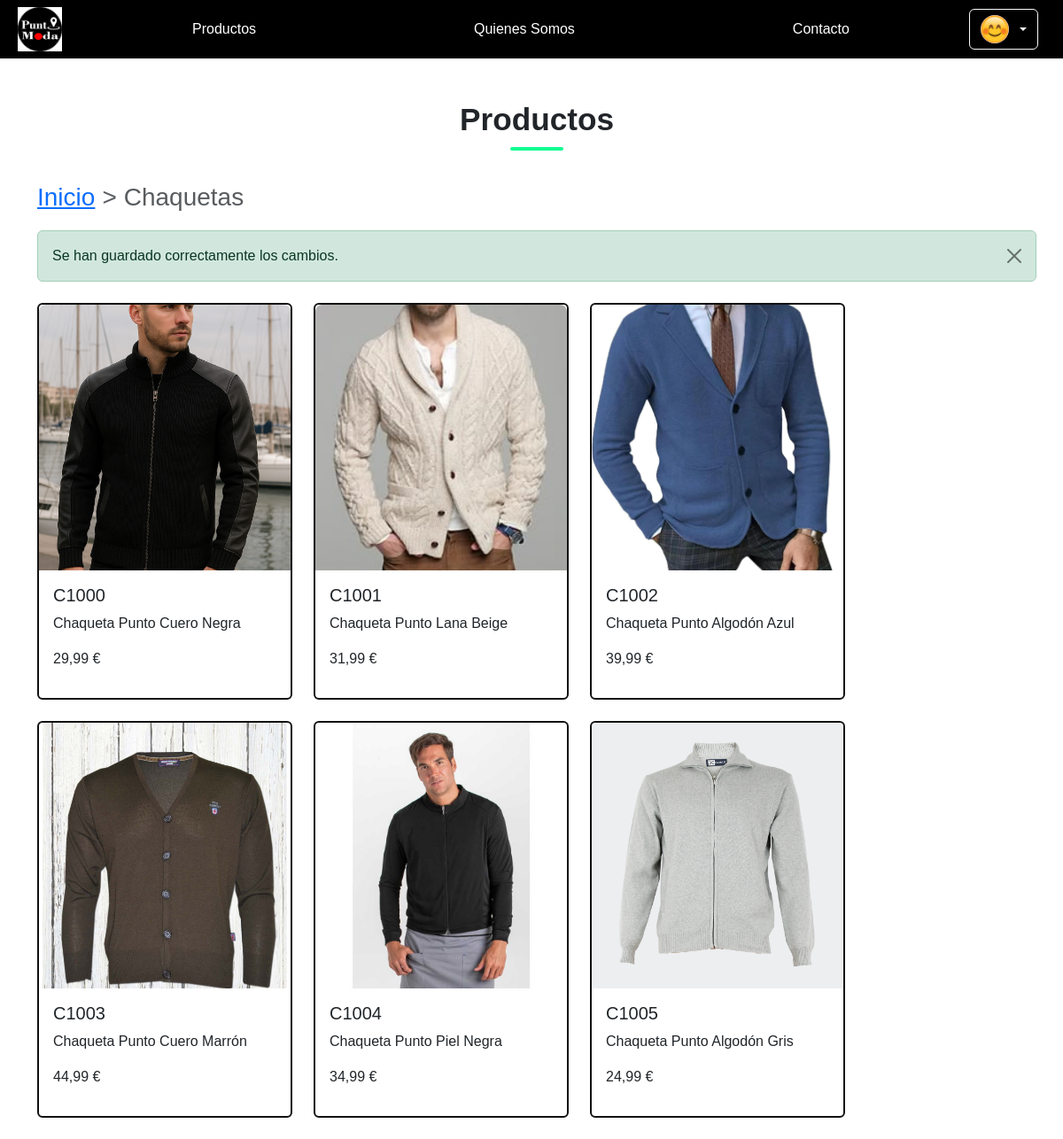
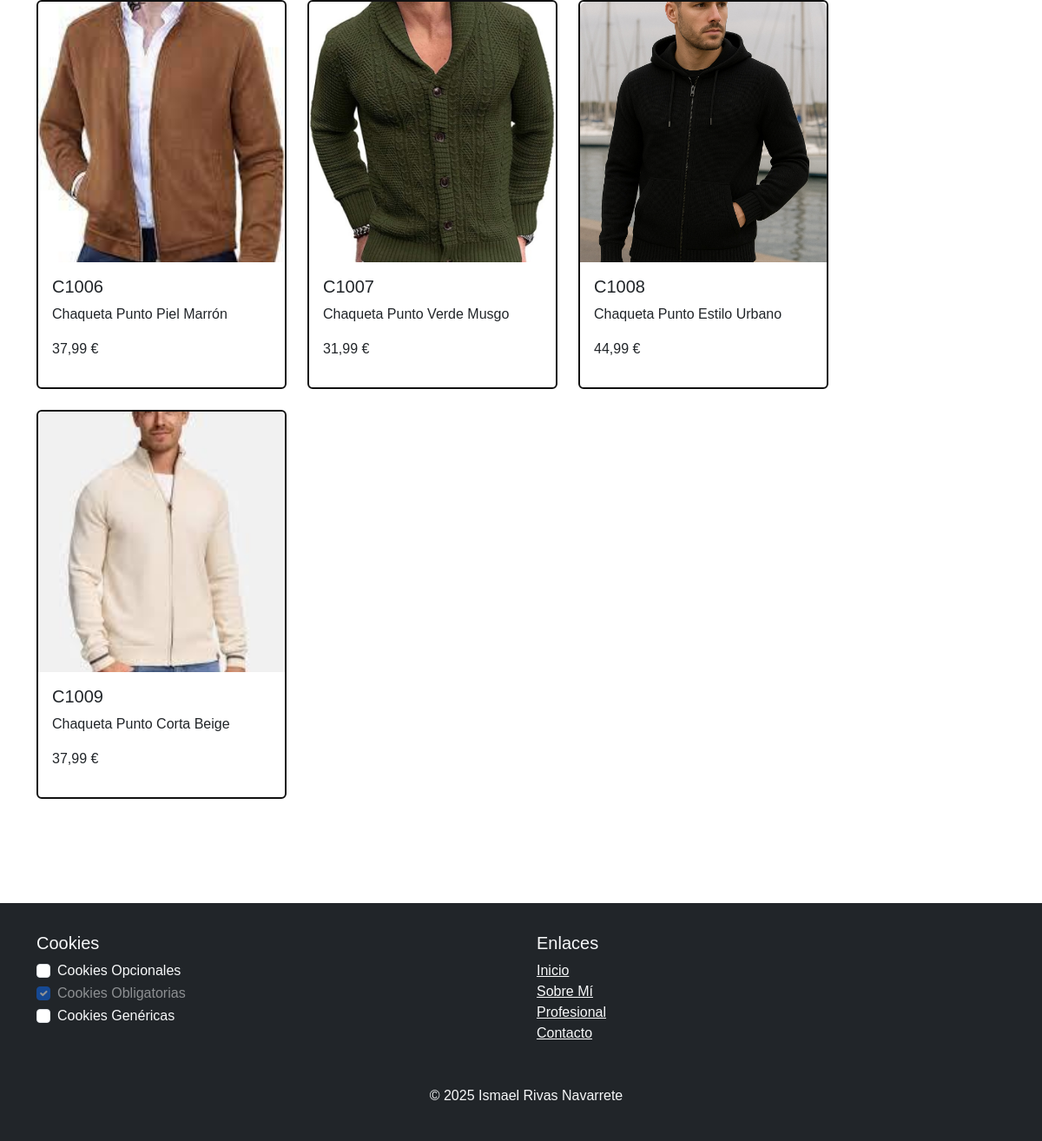
The page /chaquetas.php (signed in) on the database its author committed (2 pictures, top to bottom).
### tables this page shows
CREATE TABLE IF NOT EXISTS Productos (
    cod_producto CHAR(5) PRIMARY KEY,
    nombre VARCHAR(40) NOT NULL,
    modelo MEDIUMINT NOT NULL,
    descripcion TEXT,
    imagen VARCHAR(255),
    precio DECIMAL(5,2),
    CIF VARCHAR(9) NOT NULL, 
    FOREIGN KEY (CIF) REFERENCES Proveedores(CIF) ON UPDATE CASCADE ON DELETE RESTRICT
);

### www/chaquetas.php (the view, shortened to what this page needs)
<?php
$conexionBaseDatos = Conexion::conexionBD();
$busqueda = 'C%';
$consultaProducto = $conexionBaseDatos->prepare("SELECT cod_producto, nombre, modelo, descripcion, imagen, REPLACE(FORMAT(precio, 2), '.', ',') AS precio, CIF FROM Productos WHERE cod_producto like ?");
$consultaProducto->bind_param("s", $busqueda);
$consultaProducto->execute();
$resultado = $consultaProducto->get_result();
?>
<!DOCTYPE html>
<html lang="es">
<head>
    <link rel="stylesheet" href="https://cdn.jsdelivr.net/npm/bootstrap@5.3.3/dist/css/bootstrap.min.css">
    <link rel="stylesheet" href="css/styles.css">
    <link rel="stylesheet" href="css/estiloJerseysChaquetas.css">
</head>
<body>
    <?php include 'php/navbar.php'; ?>
    <main class="container my-5">
        <h2 class="section-title">Productos</h2>
        <nav style="--bs-breadcrumb-divider: '>';" aria-label="breadcrumb">
            <ol class="breadcrumb">
                <li class="breadcrumb-item"><a href="index.php">Inicio</a></li>
                <li class="breadcrumb-item active" aria-current="page">Chaquetas</li>
            </ol>
        </nav>
        <?php if (isset($_SESSION['mensaje'])) { ?>
            <div class="alert alert-success alert-dismissible fade show mt-3" role="alert">
                <?php echo $_SESSION['mensaje']; unset($_SESSION['mensaje']); ?>
                <button type="button" class="btn-close" data-bs-dismiss="alert"></button>
            </div>
        <?php } ?>
        <div class="d-flex flex-wrap gap-4 justify-content-start my-4">
            <?php while ($producto = $resultado->fetch_assoc()) {
            ?>
                <div class="card" style="width: 18rem;">
                    <img src="<?php echo htmlspecialchars($producto['imagen']); ?>" class="card-img-top" alt="Imagen del producto">
                    <div class="card-body">
                        <h5 class="card-title"><?php echo htmlspecialchars($producto['cod_producto']); ?></h5>
                        <p class="card-text"><?php echo htmlspecialchars($producto['nombre']); ?></p>
                        <p class="card-text"><?php echo htmlspecialchars($producto['precio']). " €"; ?></p>
                    </div>
                </div>
            <?php } ?>
        </div>
    </main>
    <?php include 'php/footer.php'; ?>
</body>
</html>

### www/css/styles.css (style rules this page uses)
html, body { height: 100%; margin: 0; padding: 0; }
body { display: flex; flex-direction: column; font-family: Arial, sans-serif; }
main { flex: 1; }
.container { margin-top: 10px; padding-right: 0 !important; }
.breadcrumb { font-size: 1.75rem; }
.card { border: 2px solid #111 }
.card-img-top { width: 100%; height: 300px; object-fit: cover; border-radius: 8px 8px 0 0; }

### www/css/estiloJerseysChaquetas.css (style rules this page uses)
.section-title, .providers-title { font-size: 2.2rem; font-weight: 700; color: #212529; text-align: center; margin-bottom: 2rem; position: relative; }
.section-title::after, .providers-title::after { content: ""; display: block; width: 60px; height: 4px; background-color: #0dfd91; margin: 10px auto 0; border-radius: 2px; }
.card { border: 2px solid #111; transition: box-shadow 0.3s ease, border 0.3s ease; }

### rows shown on the page
productos: imagen (picture), cod_producto "C1000", nombre "Chaqueta Punto Cuero Negra", precio "29,99"
productos: imagen (picture), cod_producto "C1001", nombre "Chaqueta Punto Lana Beige", precio "31,99"
productos: imagen (picture), cod_producto "C1002", nombre "Chaqueta Punto Algodón Azul", precio "39,99"
productos: imagen (picture), cod_producto "C1003", nombre "Chaqueta Punto Cuero Marrón", precio "44,99"
productos: imagen (picture), cod_producto "C1004", nombre "Chaqueta Punto Piel Negra", precio "34,99"
productos: imagen (picture), cod_producto "C1005", nombre "Chaqueta Punto Algodón Gris", precio "24,99"
productos: imagen (picture), cod_producto "C1006", nombre "Chaqueta Punto Piel Marrón", precio "37,99"
productos: imagen (picture), cod_producto "C1007", nombre "Chaqueta Punto Verde Musgo", precio "31,99"
productos: imagen (picture), cod_producto "C1008", nombre "Chaqueta Punto Estilo Urbano", precio "44,99"
productos: imagen (picture), cod_producto "C1009", nombre "Chaqueta Punto Corta Beige", precio "37,99"

### other values the page prints
$_SESSION['mensaje'] "Se han guardado correctamente los cambios."
